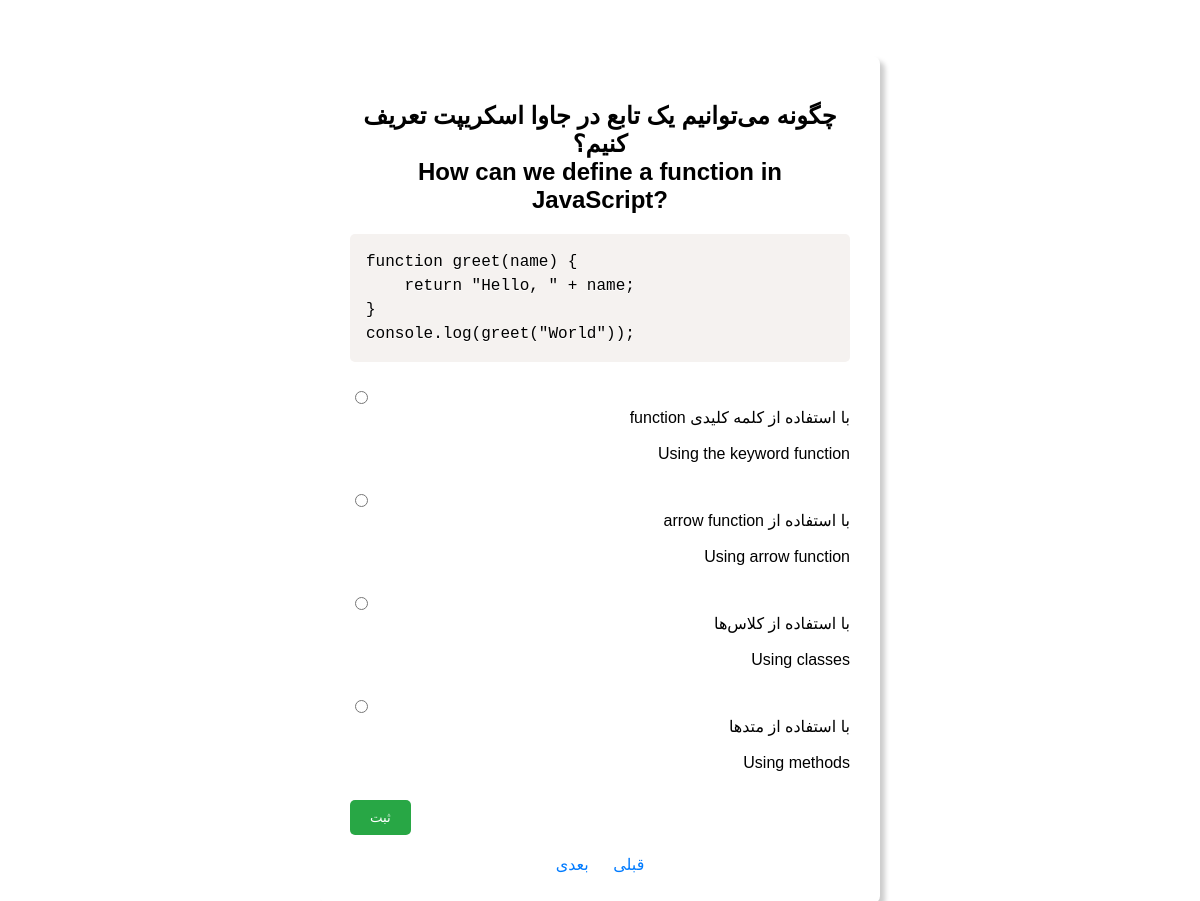
/?page=4, run on the app's committed database.
### tables this page shows
CREATE TABLE `questions` (
  `id` int(11) NOT NULL,
  `title_fa` varchar(255) NOT NULL,
  `title_en` varchar(255) NOT NULL,
  `code` text DEFAULT NULL,
  `platform` varchar(255) NOT NULL,
  `option1_fa` varchar(255) DEFAULT NULL,
  `option1_en` varchar(255) DEFAULT NULL,
  `option2_fa` varchar(255) DEFAULT NULL,
  `option2_en` varchar(255) DEFAULT NULL,
  `option3_fa` varchar(255) DEFAULT NULL,
  `option3_en` varchar(255) DEFAULT NULL,
  `option4_fa` varchar(255) DEFAULT NULL,
  `option4_en` varchar(255) DEFAULT NULL,
  `correct_option` int(11) DEFAULT NULL
);

### index.php (the view, shortened to what this page needs)
<?php
include('db.php');
$total_questions = $conn->query("SELECT COUNT(id) AS total FROM questions")->fetch_assoc()['total'];
$page = isset($_GET['page']) ? (int)$_GET['page'] : 1;
$limit = 1;
$offset = ($page - 1) * $limit;
$sql = "SELECT * FROM questions LIMIT $limit OFFSET $offset";
$result = $conn->query($sql);
$question = $result->fetch_assoc();
?>
<!DOCTYPE html>
<html lang="fa">
<head>
    <link rel="stylesheet" href="css/style.css">
    <link href="https://cdnjs.cloudflare.com/ajax/libs/prism/1.25.0/themes/prism.css" rel="stylesheet" />
</head>
<body>
    <div class="container">
        <h1 style="direction : rtl;"><?php echo $question['title_fa']; ?> <br>
        <div style="direction : ltr;">
        <?php echo $question['title_en']; ?>
        </div></h1>
        <pre><code class="language-php"><?php echo htmlentities($question['code']); ?></code></pre>
        <form method="POST" action="#">
            <input type="hidden" name="correct_option" value="<?php echo $question['correct_option']; ?>"><br>
            <label>
                <input type="radio" name="answer" value="1">
                <div style="direction : rtl;"><?php echo $question['option1_fa']; ?></div> <br>
                <div style="direction : rtl;"><?php echo $question['option1_en']; ?></div>
            </label><br>
            <label>
                <input type="radio" name="answer" value="2">
                <div style="direction : rtl;"> <?php echo $question['option2_fa']; ?></div> <br>
                  <div style="direction : rtl;"><?php echo $question['option2_en']; ?></div>
            </label><br>
            <label>
                <input type="radio" name="answer" value="3">
                <div style="direction : rtl;"> <?php echo $question['option3_fa']; ?></div> <br>
                  <div style="direction : rtl;"><?php echo $question['option3_en']; ?></div>
            </label><br>
            <label>
                <input type="radio" name="answer" value="4">
                <div style="direction : rtl;"> <?php echo $question['option4_fa']; ?></div><br>
                  <div style="direction : rtl;"><?php echo $question['option4_en']; ?></div>
            </label><br>
            <button type="submit">ثبت</button>
        </form>
        <div class="pagination">
            <?php if ($page > 1): ?>
                <a href="?page=<?php echo $page - 1; ?>">قبلی</a>
            <?php endif; ?>
            <?php if ($page < $total_questions): ?>
                <a href="?page=<?php echo $page + 1; ?>">بعدی</a>
            <?php endif; ?>
        </div>
    </div>
</body>
</html>

### css/style.css (style rules this page uses)
body { font-family: 'Arial', sans-serif; background-color: #f4f4f4; margin: 0; padding: 0; display: flex; justify-content: center; align-items: center; height: 100vh; }
.container { position: relative; top: 80px; bottom: 100px; background: #ffff; padding: 30px; border-radius: 8px; width: 500px; box-shadow: 5px 5px 5px rgb(4, 4, 4,20%) ; }
h1 { font-size: 24px; text-align: center; margin-bottom: 20px; }
pre { background:#0d0d0d; padding: 10px; border-radius: 5px; font-family: monospace; overflow-x: auto; }
label { display: block; margin-bottom: 10px; }
button { background-color: #28a745; color: white; padding: 10px 20px; border: none; border-radius: 5px; cursor: pointer; }
.pagination { text-align: center; margin-top: 20px; }
.pagination a { margin: 0 10px; color: #007bff; text-decoration: none; }

### index.php (style rules this page uses)
body { background-color: white; transition: background-color 0.5s ease; }

### data on the page
questions: title_fa "چگونه می‌توانیم یک تابع در جاوا اسکریپت تعریف کنیم؟", title_en "How can we define a function in JavaScript?", option1_fa "با استفاده از کلمه کلیدی function", option1_en "Using the keyword function", option2_fa "با استفاده از arrow function", option2_en "Using arrow function", option3_fa "با استفاده از کلاس‌ها", option3_en "Using classes", option4_fa "با استفاده از متدها", option4_en "Using methods"
